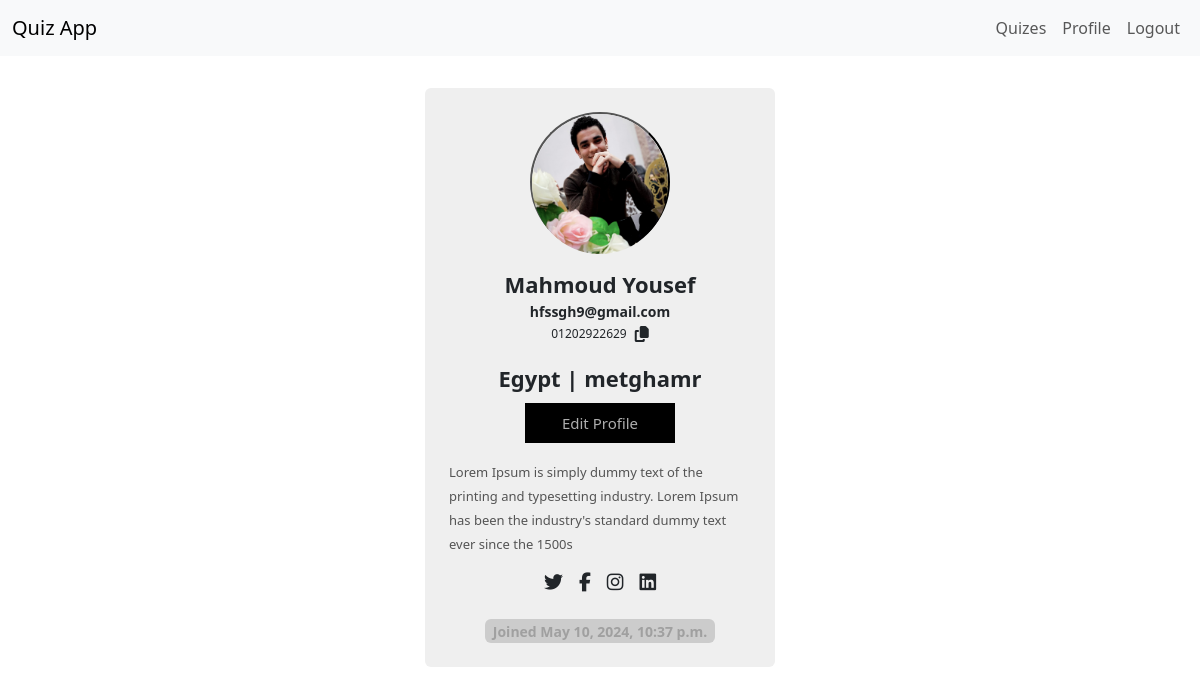
/accounts/profile/ (signed in), run on the app's committed database.
### accounts/models.py (models this page shows, shortened)
class Profile(models.Model):
    user = models.OneToOneField(User,on_delete=models.CASCADE)
    phone_number = models.CharField(max_length=20)
    city = models.CharField(max_length=50)
    image = models.ImageField(upload_to='users/')
    about = models.TextField(max_length=500 , blank=True , null=True)
    country = models.CharField(max_length=50 ,blank=True, null=True)
    created_at = models.DateTimeField( default=timezone.now())
    def full_name(self):
        return f'{self.user.first_name} {self.user.last_name}'
    def full_address(self):
        return f"{self.country} | {self.city} "

### accounts/views.py (the view)
# urls.py: path('profile/' , views.profile , name='profile'),
@login_required(login_url='login')
def profile(request):
    profile=Profile.objects.get(user=request.user)
    return render(request,'profile/profile.html',{'profile':profile})

### accounts/templates/profile/profile.html
{% extends "base.html" %}
{% block content %}
<div class="container mt-5 mt-4 mb-4 p-3 d-flex justify-content-center">
    <div class="card p-4 mt-4">
        <div class=" image d-flex flex-column justify-content-center align-items-center"> <button
                class="btns btn-secondary"> <img src=" {% if profile.image %}{{profile.image.url}}{% else %}https://i.imgur.com/wvxPV9S.png{% endif %}"  class="rounded-circle w-100"  /></button> <span class="name mt-3">{{profile.full_name}}</span> <span
                class="idd">{{profile.user.email}}</span>
            <div class="d-flex flex-row justify-content-center align-items-center gap-2"> <span
                    class="idd1">{{profile.phone_number}}</span> <span><i class="fa fa-copy"></i></span> </div>
            <div class="d-flex flex-row justify-content-center align-items-center mt-3"> <span class="number">{{profile.full_address}}
                        </span> </div>
            <div class=" d-flex mt-2"><a target="_blank" href="{% url 'accounts:edit_profile'%}"><button class="btn1 btn-dark">Edit Profile</button></a>  </div>
            <div class="text mt-3"> <span>{{profile.about}} </span> </div>
            <div class="gap-3 mt-3 icons d-flex flex-row justify-content-center align-items-center"> <span><i
                        class="fa-brands fa-twitter"></i></span> <span><i class="fa-brands fa-facebook-f"></i></span> <span><i
                        class="fa-brands fa-instagram"></i></span> <span><i class="fa-brands fa-linkedin"></i></span> </div>
            <div class=" px-2 rounded mt-4 date "> <span class="join">Joined {{profile.created_at}}</span> </div>
        </div>
    </div>
</div>
{% endblock content %}

### static/css/style.css (style rules this page uses)
* { margin: 0; padding: 0 }
.card { width: 350px; background-color: #efefef; border: none; cursor: pointer; transition: all 0.5s; }
.image img { transition: all 0.5s; width: 130px; height: 140px; }
.btns { height: 140px; width: 140px; border-radius: 50% }
.name { font-size: 22px; font-weight: bold }
.idd { font-size: 14px; font-weight: 600 }
.idd1 { font-size: 12px }
.number { font-size: 22px; font-weight: bold }
.btn1 { height: 40px; width: 150px; border: none; background-color: #000; color: #aeaeae; font-size: 15px }
.text span { font-size: 13px; color: #545454; font-weight: 500 }
.icons i { font-size: 19px }
.join { font-size: 14px; color: #a0a0a0; font-weight: bold }
.date { background-color: #ccc }

### data on the page
Profile: image (picture), full_name "Mahmoud Yousef", user.email "hfssgh9@gmail.com", phone_number "01202922629", full_address "Egypt | metghamr", about "Lorem Ipsum is simply dummy text of the printing and typesetting industry. Lorem Ipsum has been the industry's standard dummy text ever since the 1500s", created_at "May 10, 2024, 10:37 p.m."
